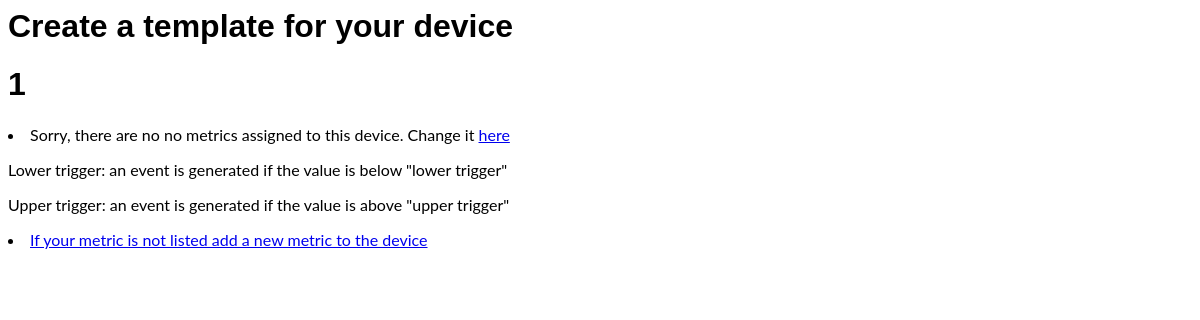
Before: /smartpollution/device/1/addTemplate/ with the older database file.
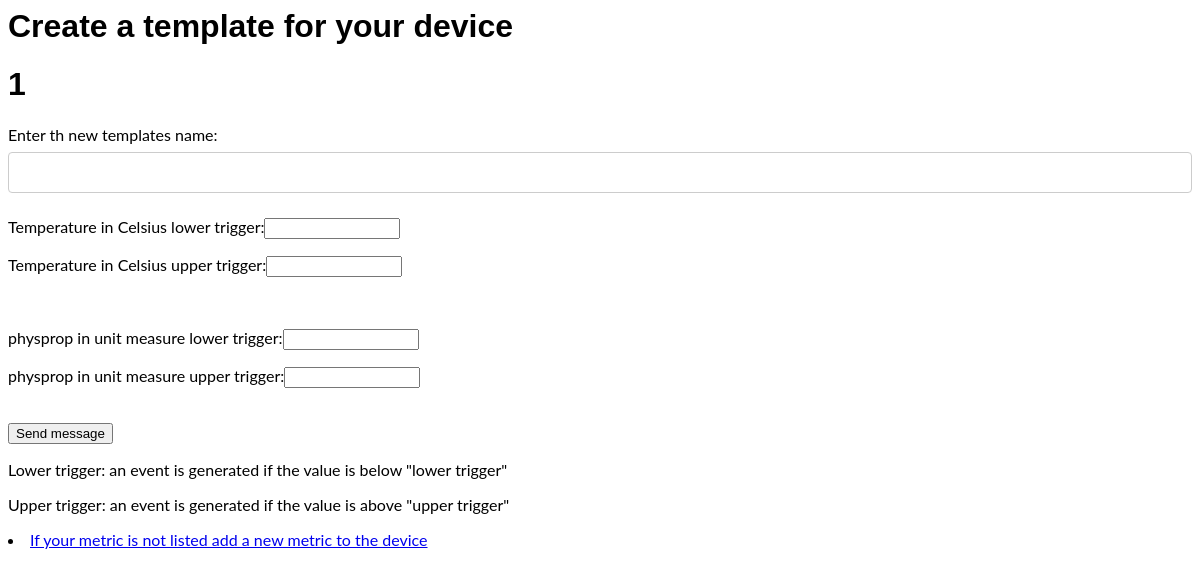
After: the same page with the newer database file.
### smartpollution/models.py (models this page shows, shortened)
class Metric(models.Model):
    physical_property=models.CharField(max_length=200)
    unit_of_measurement=models.CharField(max_length=200)

### smartpollution/views.py (the view)
# urls.py: url(r'^device/(?P<pk>[0-9]+)/addTemplate/$', views.AddTemplateToDevice, name='add_template_to_device'),
def AddTemplateToDevice(request, pk):
    arguments={}
    arguments['pk']=pk
    arguments['metrics_of_device']=Device.objects.get(id=pk).metrics.all()
    return render(request, 'smartpollution/add_template_to_device.html', arguments)

### smartpollution/templates/smartpollution/add_template_to_device.html
<head>
<link rel="stylesheet" type="text/css" href="css/forms.css">
</head>
<body>
<h1>Create a template for your device</h1>
<h1>{{ pk }}</h1>
<form action={% url 'smartpollution:add_template_to_device_save' pk%} method="post">{% csrf_token %}
    {%if metrics_of_device %}
        Enter th new templates name:<input type="text" name="template_name"><br>
        {% for met in metrics_of_device %}
            <p>{{ met.physical_property }} in {{ met.unit_of_measurement }} lower trigger:<input type="number" name=lower:{{ met.id }} min="-1000000" max="1000000" step="0.001" value="NaN"></p>
            <p>{{ met.physical_property }} in {{ met.unit_of_measurement }} upper trigger:<input type="number" name=upper:{{ met.id }} min="-1000000" max="1000000" step="0.001" value="NaN"></p>
            <br>
        {% endfor %}
        <input type="submit" value="Send message" />
    {%else %}
            <li>Sorry, there are no no metrics assigned to this device. Change it
                <a href="{% url 'smartpollution:add_metric_to_device' pk%}">here</a>
            </li>
    {% endif %}
<p>Lower trigger: an event is generated if the value is below "lower trigger"</p>
<p>Upper trigger: an event is generated if the value is above "upper trigger"</p>
</form>
<li><a href="{% url 'smartpollution:add_metric_to_device' pk%}">If your metric is not listed add a new metric to the device</a></li>
</body>

### smartpollution/static/smartpollution/forms.css (style rules this page uses)
input[type=text] { width: 100%; padding: 12px 20px; margin: 8px 0; display: inline-block; border: 1px solid #ccc; border-radius: 4px; box-sizing: border-box; }
body, h1, h2, h3, h4, h5, h6, a { font-family: "Lato", sans-serif }
.w3-bar, h1, button { font-family: "Montserrat", sans-serif }

Changed rows visible on the page:
now on this page (row unchanged): Metric: physical_property "Temperature", unit_of_measurement "Celsius"
added Metric: physical_property "physprop", unit_of_measurement "unit measure"
Other visible differences:
form field value: (not shown) → "Send message"
text no longer shown: "Sorry, there are no no metrics assigned to this device. Change it here"
text now shown: "Enter th new templates name:"
